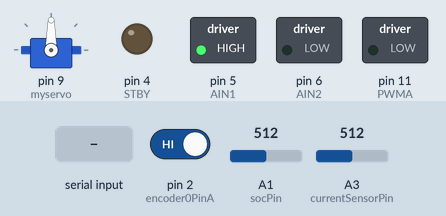
This sketch was run on a simulated Arduino Uno, built with avr-gcc and run on an emulated ATmega328P. Parts: servo, switched loads named in the sketch (green lamp = pin HIGH), output pins drawn as LEDs (lit = HIGH). The test bench sets the inputs (shaded band); at power-on: pin 2 (encoder0PinA) HIGH, A1 (socPin) = 512, A3 (currentSensorPin) = 512. What the sketch prints to the serial monitor is not drawn.

Above: at 1.2 s.
1.3 s: "1," received over Serial
At 3.0 s:
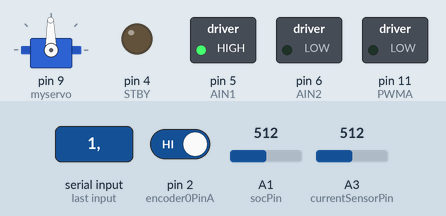
3.8 s: "2," received over Serial
At 6.1 s:
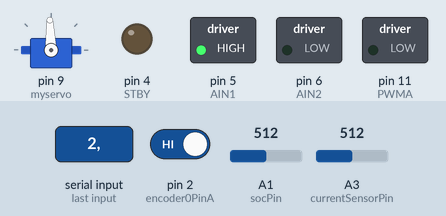
Timing chart, 0 to 7.6 s (numbered marks = the images above; inputs shaded):
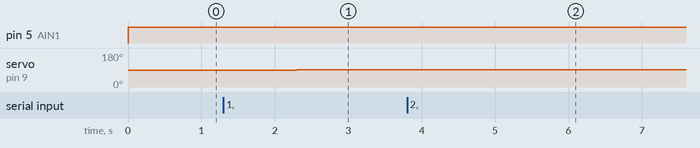

Measured:
- after the input at 1.3 s, servo on pin 9 (myservo): 90° → 91° after 1.0 s
- after the input at 3.8 s, servo on pin 9 (myservo): 91° → 92° after 1.0 s

The sketch:

V3Car.ino
```cpp
#include <Servo.h>                //Include servo library
#include <Encoder.h>              //Include encoder library
#define AIN1      5        //Setting MOTOR_IN1 to pin 5 on the arduino
#define AIN2      6        //Setting MOTOR_IN2 to pin 6 on the arduino
#define PWMA      11
#define STBY      4
#define encoder0PinA      2       // encoder A pin
#define encoder0PinB      3       // encoder B pin
//#define currentSensorPin

//
double lastTime = millis();       // sets lastTime to the current time when the program starts
String input;                     //intialize input variable

//Rear motor variables
volatile double count = 0;          // Rev counter
String inputVelocityString;         // motorInput string from ROS JOY
double  inputVelocity = 0.0;
double actualVelocity = 0;
double rotationRate = 0;
volatile double rotations = 0;

//Current Sensor Variables
int currentRaw = 0;
int currentCount = 0;


//servo variables
Servo myservo;                    // Create servo object to control a servo
int pos = 0;                      // Variable to store the servo position
String inputSteering;             // Steering string input from ROS JOY
double desiredSteering = 90.00;    //Initailizing steering to 0

//relevent constants
double wheelCir = 0.0996199;
int direction = 0;
double ts = 1000.0;
double cycleTime = 25.00;           //milliseconds (1000/second)
//controller gains
//double ku = 2000;
//double tu = 0.1;
double kp = 80;//.6*ku;
double ki = 24;//1.2*ku/tu;
double kd = 40;//3*ku*tu/40;
/*
  original : 80, 24, 40
  1 : 80, 1 , 0 - Slow build to stable 50
  2 : 80, 12, 0 - drastic overshoot, over-occilation
  3 : 80, 4, 0 - better draw to speed, but overshoot present
  4 : 80, 6, 0 -
*/

//motor read variables
int currentSensorPin = A3;
int socPin = A1;


//control variables;
double error = 0;
double prevError = 0;
double integral = 0;
double derivative = 0;
double pidTerm = 0;
int finalInput = 0;
double current = 0;

//takes note of rotations b/w cycleTimes
void indexRise() {
  count += 1;
  //Serial.println("Encoder working");
}


//match motor and servo to pins
void setup() {
  Serial.begin(115200);
  myservo.attach(9);                                           // attaches the servo on pin 9 to the servo object
  pinMode(AIN1, OUTPUT); https: //learn.sparkfun.com/tutorials/sik-experiment-guide-for-the-arduino-101genuino-101-board/experiment-4-driving-multiple-leds
  pinMode(AIN2, OUTPUT);
  pinMode(PWMA, OUTPUT);
  pinMode(STBY, OUTPUT);
  pinMode (encoder0PinA, INPUT);
  pinMode (encoder0PinB, INPUT);
  attachInterrupt(digitalPinToInterrupt(encoder0PinA), indexRise, RISING);
  //write 0 to everything initially
  //analogWrite(PWMA, 0);
  myservo.write(90);
}


/*

   Take input v,w;
   INPUT FORMAT MUST BE string where 'w,v;'
   v is the car's velocity of range [+/- about 0.8 m/s] where
    v > 0 is car going forward
    v = 0 is brake
    v < 0 is in reverse
   w it the cars steering angle of range[-4,4] where
    w < 0 is a left turn
    w = 0 is a straight path
    w > 0 is a right turn
*/
void loop() {

  if (Serial.available() > 0) {
    inputSteering = Serial.readStringUntil(','); //
    desiredSteering = inputSteering.toDouble() + (90);          //Can accept values from -4-4... change turnscalar to 4
    inputVelocityString = Serial.readStringUntil(';');            //takes velocity value as string
    inputVelocity = inputVelocityString.toDouble();               //converts to double
    if (inputVelocity < 0) {                                      //checks the sign of the inputted velocity and saves it as direction then converts input velocity to postive if needed
      direction = -1;
      inputVelocity = abs(inputVelocity);
    }
    else if (inputVelocity > 0 ) {
      direction = 1;//
    } else {
      direction = 0;

    }
  }


  //set the velocity to the desired velocity

  if (direction > 0) {
    digitalWrite(AIN1, HIGH);
    digitalWrite(AIN2, LOW);
    digitalWrite(STBY, HIGH);
    //digitalWrite(PWMA, HIGH);

  }
  else if (direction < 0) {
    digitalWrite(AIN1, LOW);
    digitalWrite(AIN2, HIGH);
    digitalWrite(STBY, HIGH);
    //digitalWrite(PWMA, HIGH);

  } else {
    digitalWrite(AIN1, HIGH);
    digitalWrite(AIN2, LOW);
    digitalWrite(STBY, LOW);
    error = 0;
    integral = 0;
    derivative = 0;
    count = 0;
    prevError = 0;
    pidTerm = 0;


    //digitalWrite(PWMA, LOW);
    //Serial.println("Break!");
  }

  //Update Velocity Reading
  if ((millis() - lastTime) > cycleTime) {
    rotations = count / 225.0;                                      //1 rotation = 225 counts from encoder
    //Serial.print("Counts: ");Serial.println(count);
    rotationRate = (rotations / (millis() - lastTime)) * (ts );   //counts/ses
    actualVelocity = rotationRate * wheelCir;                     //v = change in counts / (current time - timeSinceLast)*1000/ time between cycles
    lastTime = millis();
    count = 0;
    rotations = 0;
    // ***** SOC stuff ***** //
    float soc = analogRead(socPin) / 1023.0f * 5.03; //convert 1024 bits to 5V measurement
    soc = soc * 2; //we're reading half the battery voltage
    Serial.println(soc);
    //Serial.println("P: " + String(error) + " I: " + String(integral) + " D: " + String(derivative) + " Time: " + String(millis()/1000.0) + " pidTerm: " + String(pidTerm));
    //Serial.println("Actual Velocity: " + String(actualVelocity) + " Input Velocity: " + String(inputVelocity));
    currentRaw += analogRead(currentSensorPin);
    //currentCount +=1;

  }

  //Calcualte current
  //current = currentRaw / currentCount;

  //calcuate pid term
  error = abs(inputVelocity) - abs(actualVelocity)  ;             //actual velocity - desrired velocity, converted back to motor power terms
  integral = integral + (error * cycleTime / 1000.0);
  integral = constrain(integral, -90, 90);
  derivative = ((error - prevError) / (cycleTime / 1000.0));
  pidTerm = (kp * error) + (ki * integral) + (kd * derivative);
  prevError = error;


  //constrains the terms to make inout valid
  pidTerm = constrain(pidTerm, 0, 255 );
  desiredSteering = constrain(desiredSteering, 45, 135);                           //Needs to be adjusted depending on the servo..

  //Serial.println(pidTerm);
  //input into motor
  analogWrite(PWMA, pidTerm);
  //Serial.print("Velocity: ");
  //Serial.println( actualVelocity);
  //Serial.print("PIDTerm: ");
  //Serial.println( pidTerm);
  //Serial.println("P: " + String(error)); //+ " I: " + String(integral) + " D: " + String(derivative) + " Time: " + String(millis()/1000.0));
  myservo.write(desiredSteering);
  //Serial.println(currentRaw);


}
```
